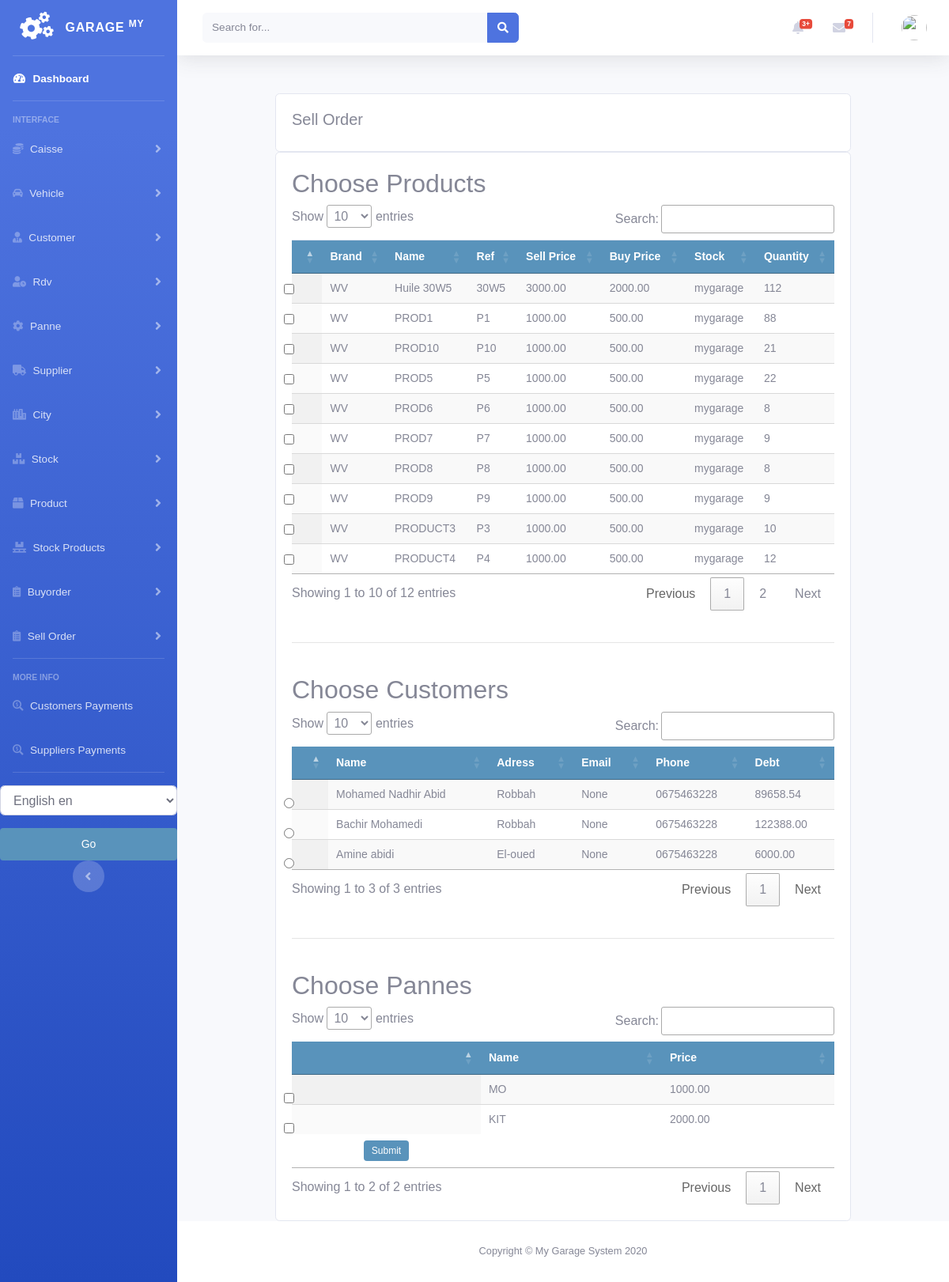
Before: /stock/order_stockproduct_list with the older database file.
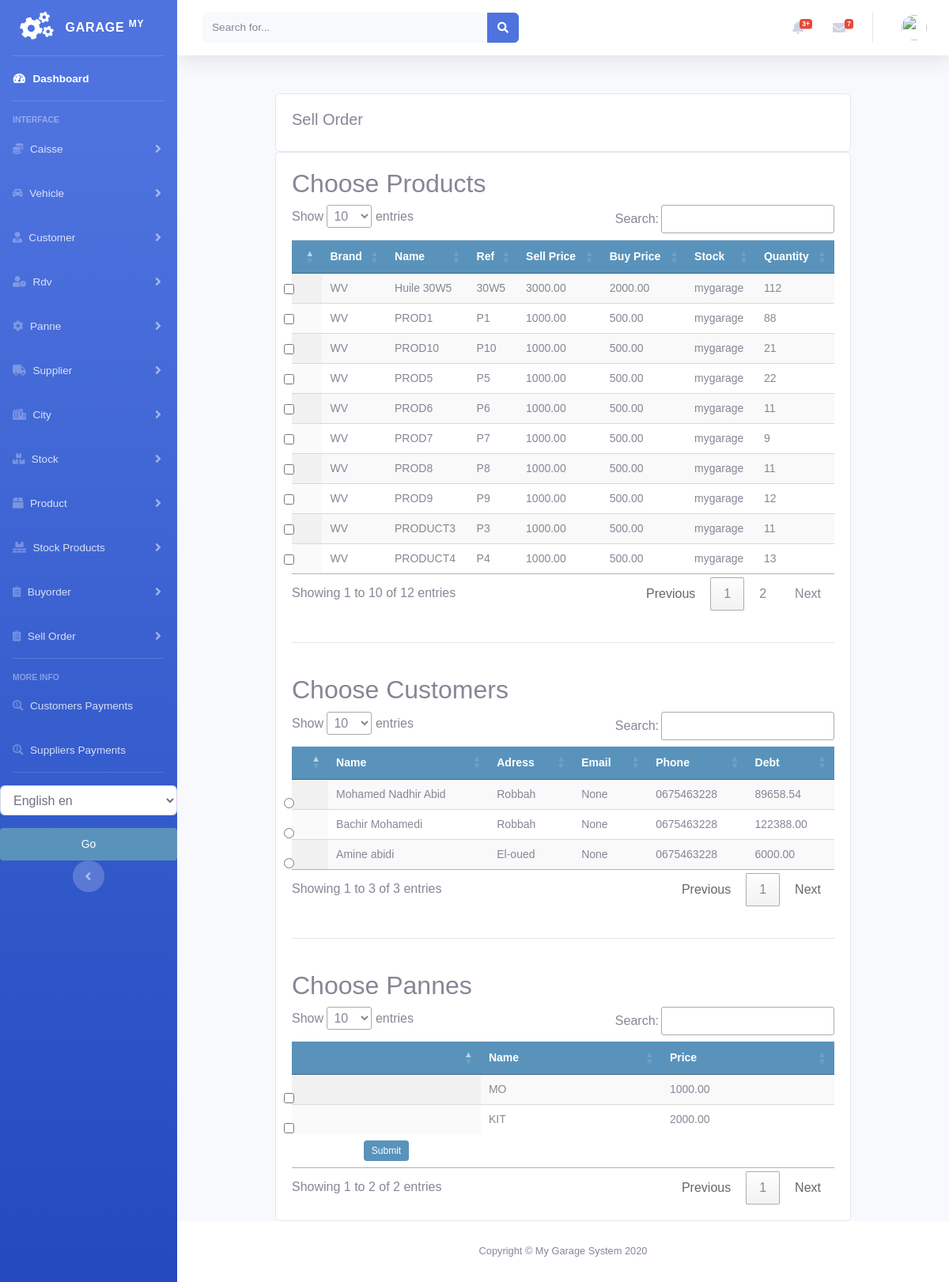
After: the same page with the newer database file.
### stock/models.py (models this page shows, shortened)
class StockProduct(models.Model):
    product = models.ForeignKey(Product, null=True, on_delete=models.CASCADE)
    quantity = models.PositiveIntegerField(default=1)
    stock = models.ForeignKey(Stock, null=True, on_delete=models.CASCADE)
    class Meta:
        ordering = ('product',)
        verbose_name = 'stockproduct'
        verbose_name_plural = 'stockproducts'

class Stock(models.Model):
    name = models.CharField(max_length=250, null=True)
    class Meta:
        ordering = ('name',)
        verbose_name = 'stock'
        verbose_name_plural = 'stocks'
    def __str__(self):
        return self.name

### product/models.py (models this page shows, shortened)
class Product(models.Model):
    brand = models.CharField(max_length=250, null=True)
    name = models.CharField(max_length=250, null=True)
    ref = models.CharField(max_length=250, null=True)
    desc = models.CharField(max_length=250, null=True)
    image = models.ImageField(upload_to='products/%Y/%m/%d', blank=True, )
    buyprice = models.DecimalField(max_digits=10, null=True, decimal_places=2, default=0)
    sellprice = models.DecimalField(max_digits=10, null=True, decimal_places=2, default=0)
    alert_quantity = models.PositiveIntegerField(default=1, blank=True, null=True)
    stock = models.ForeignKey('stock.Stock', blank=True, null=True, on_delete=models.CASCADE)
    class Meta:
        ordering = ('name',)
        verbose_name = 'product'
        verbose_name_plural = 'products'

### stock/views.py (the view, shortened to what this page needs)
# urls.py: path('order_stockproduct_list', views.order_stockproduct_list, name='order_stockproduct_list'),
def order_stockproduct_list(request):
    stockproducts = StockProduct.objects.all().filter(quantity__gt=0)
    customers = Customer.objects.all()
    pannes = Panne.objects.all()
    context = {
        'customers': customers,
        'stockproducts': stockproducts,
        'pannes': pannes,
    }
    return render(request, 'stockproduct/order_list_stockproduct.html', context)

### stock/templates/stockproduct/order_list_stockproduct.html (shortened to what the changed rows need)
{% extends 'home.html' %}
{% load static %}
{% block content %}
<br>
<div class="container">
    <div class="row">
        <div class="col-md">
            <div class="card card-body">
                <form id="order-form" action="" method="post">
                    <h2>Choose Products</h2>
                    <table id="table_id" class=" table display text-center">
                        <thead>
                        <tr>
                            <th><label class="form-check-label" for="{{prod.id}}"></label></th>
                            <th>Brand</th>
                            <th>Name</th>
                            <th>Ref</th>
                            <th>Sell Price</th>
                            <th>Buy Price</th>
                            <th>Stock</th>
                            <th>Quantity</th>
                        </tr>
                        </thead>
                        <tbody>
                        {% for prod in stockproducts %}
                        <tr class="row{% cycle '1' '2' %}">
                            <td>
                                <input class="form-check-input product-input" type="checkbox" value="{{prod.id}}" id="{{prod.id}}" name="products">
                            </td>
                            <td>
                                {{prod.product.brand}}
                            </td>
                            <td>
                                {{prod.product.name}}
                            </td>
                            <td>
                                {{prod.product.ref}}
                            </td>
                            <td>
                                {{prod.product.sellprice}}
                            </td>
                            <td>
                                {{prod.product.buyprice}}
                            </td>
                            <td>
                                {{prod.stock}}
                            </td>
                            <td>
                                {{prod.quantity}}
                            </td>
                        </tr>
                        {% endfor %}
                        </tbody>
                    </table>
                    <br>
                    <br>
                    <h2>Choose Customers</h2>
                    <table id="table_customer" class="display text-center">
                        <thead>
                        <tr>
                            <th></th>
                            <th>Name</th>
                            <th>Adress</th>
                            <th>Email</th>
                            <th>Phone</th>
                            <th>Debt</th>
                        </tr>
                        </thead>
                    </table>
                    <br>
                    <br>
                    <h2>Choose Pannes</h2>
                    <table id="table_panne" class="display text-center">
                        <thead>
                        <tr>
                            <th></th>
                            <th>Name</th>
                            <th>Price</th>
                        </tr>
                        </thead>
                    </table>
                </form>
            </div>
        </div>
    </div>
</div>
{% endblock %}
{% block jsscript %}
<link rel="stylesheet" href="https://ajax.googleapis.com/ajax/libs/jqueryui/1.12.1/themes/smoothness/jquery-ui.css">
<link rel="stylesheet" href="https://cdnjs.cloudflare.com/ajax/libs/chosen/1.8.7/chosen.min.css"/>
<link rel="stylesheet" type="text/css" href="https://cdn.datatables.net/1.10.22/css/jquery.dataTables.css">
{% endblock %}

Changed rows visible on the page:
changed StockProduct "PROD6": quantity "8" → "11"
changed StockProduct "PROD8": quantity "8" → "11"
changed StockProduct "PROD9": quantity "9" → "12"
changed StockProduct "PRODUCT3": quantity "10" → "11"
changed StockProduct "PRODUCT4": quantity "12" → "13"
